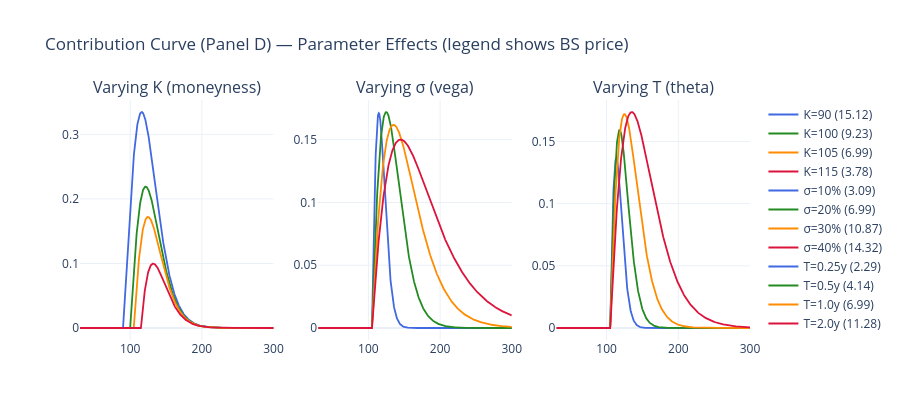

Notebook code for this chart:
### Markdown cell above
## 4. Exploring Parameter Effects via Panel D

Each parameter deforms the contribution curve in a characteristic way.

### Code cell
def contribution_curve(S0, K, T, r, q, sigma, S_grid):
    """Compute the contribution curve (Panel D) for given parameters."""
    mu_log  = np.log(S0) + (r - q - 0.5*sigma**2)*T
    sig_log = sigma * np.sqrt(T)
    fQ      = lognorm.pdf(S_grid, s=sig_log, scale=np.exp(mu_log))
    payoff  = np.maximum(S_grid - K, 0.0)
    return payoff * np.exp(-r*T) * fQ

S_grid2 = np.linspace(30, 300, 1000)
base    = dict(S0=100, K=105, T=1.0, r=0.05, q=0.02, sigma=0.20)
colors  = ['royalblue', 'forestgreen', 'darkorange', 'crimson']

fig = make_subplots(1, 3, subplot_titles=[
    'Varying K (moneyness)',
    'Varying \u03c3 (vega)',
    'Varying T (theta)',
])

# Vary K
for K_v, col in zip([90, 100, 105, 115], colors):
    c = contribution_curve(**{**base, 'K': K_v}, S_grid=S_grid2)
    price = trapz(c, S_grid2)
    fig.add_trace(go.Scatter(x=S_grid2, y=c, mode='lines',
        name=f'K={K_v} ({price:.2f})', line=dict(color=col, width=1.8)), row=1, col=1)

# Vary sigma
for sig_v, col in zip([0.10, 0.20, 0.30, 0.40], colors):
    c = contribution_curve(**{**base, 'sigma': sig_v}, S_grid=S_grid2)
    price = trapz(c, S_grid2)
    fig.add_trace(go.Scatter(x=S_grid2, y=c, mode='lines',
        name=f'\u03c3={sig_v:.0%} ({price:.2f})', line=dict(color=col, width=1.8)), row=1, col=2)

# Vary T
for T_v, col in zip([0.25, 0.5, 1.0, 2.0], colors):
    c = contribution_curve(**{**base, 'T': T_v}, S_grid=S_grid2)
    price = trapz(c, S_grid2)
    fig.add_trace(go.Scatter(x=S_grid2, y=c, mode='lines',
        name=f'T={T_v}y ({price:.2f})', line=dict(color=col, width=1.8)), row=1, col=3)

fig.update_layout(
    title='Contribution Curve (Panel D) \u2014 Parameter Effects (legend shows BS price)',
    template='plotly_white', height=420,
    legend=dict(groupclick='toggleitem')
)
fig.show()

### Figure 1 — Plotly figure (JSON) as saved in the notebook; plotly's stock layout.template omitted (floating-point values rounded to 4 significant figures; data arrays with more than 128 entries replaced by an {"elided": "..."} marker saying what was removed)
{"data": [{"line": {"color": "royalblue", "width": 1.8}, "mode": "lines", "name": "K=90 (15.12)", "type": "scatter", "x": {"elided": "1000 float values"}, "xaxis": "x", "y": {"elided": "1000 float values"}, "yaxis": "y"}, {"line": {"color": "forestgreen", "width": 1.8}, "mode": "lines", "name": "K=100 (9.23)", "type": "scatter", "x": {"elided": "1000 float values"}, "xaxis": "x", "y": {"elided": "1000 float values"}, "yaxis": "y"}, {"line": {"color": "darkorange", "width": 1.8}, "mode": "lines", "name": "K=105 (6.99)", "type": "scatter", "x": {"elided": "1000 float values"}, "xaxis": "x", "y": {"elided": "1000 float values"}, "yaxis": "y"}, {"line": {"color": "crimson", "width": 1.8}, "mode": "lines", "name": "K=115 (3.78)", "type": "scatter", "x": {"elided": "1000 float values"}, "xaxis": "x", "y": {"elided": "1000 float values"}, "yaxis": "y"}, {"line": {"color": "royalblue", "width": 1.8}, "mode": "lines", "name": "σ=10% (3.09)", "type": "scatter", "x": {"elided": "1000 float values"}, "xaxis": "x2", "y": {"elided": "1000 float values"}, "yaxis": "y2"}, {"line": {"color": "forestgreen", "width": 1.8}, "mode": "lines", "name": "σ=20% (6.99)", "type": "scatter", "x": {"elided": "1000 float values"}, "xaxis": "x2", "y": {"elided": "1000 float values"}, "yaxis": "y2"}, {"line": {"color": "darkorange", "width": 1.8}, "mode": "lines", "name": "σ=30% (10.87)", "type": "scatter", "x": {"elided": "1000 float values"}, "xaxis": "x2", "y": {"elided": "1000 float values"}, "yaxis": "y2"}, {"line": {"color": "crimson", "width": 1.8}, "mode": "lines", "name": "σ=40% (14.32)", "type": "scatter", "x": {"elided": "1000 float values"}, "xaxis": "x2", "y": {"elided": "1000 float values"}, "yaxis": "y2"}, {"line": {"color": "royalblue", "width": 1.8}, "mode": "lines", "name": "T=0.25y (2.29)", "type": "scatter", "x": {"elided": "1000 float values"}, "xaxis": "x3", "y": {"elided": "1000 float values"}, "yaxis": "y3"}, {"line": {"color": "forestgreen", "width": 1.8}, "mode": "lines", "name": "T=0.5y (4.14)", "type": "scatter", "x": {"elided": "1000 float values"}, "xaxis": "x3", "y": {"elided": "1000 float values"}, "yaxis": "y3"}, {"line": {"color": "darkorange", "width": 1.8}, "mode": "lines", "name": "T=1.0y (6.99)", "type": "scatter", "x": {"elided": "1000 float values"}, "xaxis": "x3", "y": {"elided": "1000 float values"}, "yaxis": "y3"}, {"line": {"color": "crimson", "width": 1.8}, "mode": "lines", "name": "T=2.0y (11.28)", "type": "scatter", "x": {"elided": "1000 float values"}, "xaxis": "x3", "y": {"elided": "1000 float values"}, "yaxis": "y3"}], "layout": {"annotations": [{"font": {"size": 16}, "showarrow": false, "text": "Varying K (moneyness)", "x": 0.1444, "xanchor": "center", "xref": "paper", "y": 1, "yanchor": "bottom", "yref": "paper"}, {"font": {"size": 16}, "showarrow": false, "text": "Varying σ (vega)", "x": 0.5, "xanchor": "center", "xref": "paper", "y": 1, "yanchor": "bottom", "yref": "paper"}, {"font": {"size": 16}, "showarrow": false, "text": "Varying T (theta)", "x": 0.8556, "xanchor": "center", "xref": "paper", "y": 1, "yanchor": "bottom", "yref": "paper"}], "height": 420, "legend": {"groupclick": "toggleitem"}, "title": {"text": "Contribution Curve (Panel D) — Parameter Effects (legend shows BS price)"}, "xaxis": {"anchor": "y", "domain": [0, 0.2889]}, "xaxis2": {"anchor": "y2", "domain": [0.3556, 0.6444]}, "xaxis3": {"anchor": "y3", "domain": [0.7111, 1]}, "yaxis": {"anchor": "x", "domain": [0, 1]}, "yaxis2": {"anchor": "x2", "domain": [0, 1]}, "yaxis3": {"anchor": "x3", "domain": [0, 1]}}}
